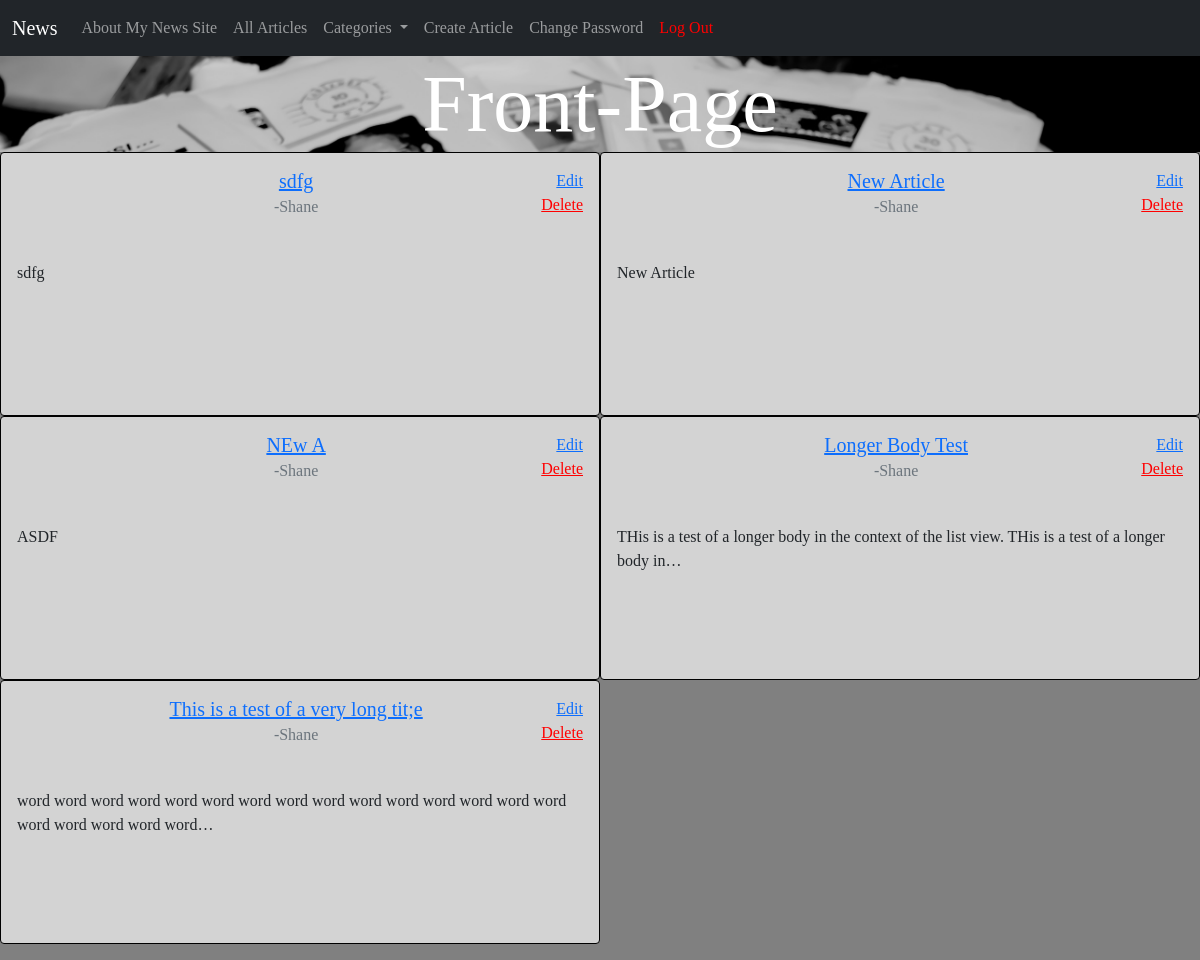
The page /articles/frontpage/ (signed in) on the database its author committed.
### articles/models.py (models this page shows, shortened)
class Article(models.Model):
    title=models.CharField(max_length=200)
    body=models.TextField()
    author=models.ForeignKey(
        get_user_model(),
        on_delete=models.CASCADE
    )
    created_on=models.DateTimeField(auto_now_add=True)
    category = models.CharField(max_length=200, default="None")

### accounts/models.py (models this page shows)
class CustomUser(AbstractUser):
    role = models.CharField(max_length=255)
    department = models.CharField(max_length=255, default="None")

### articles/views.py (the view)
# urls.py: path('frontpage/', FrontPageListView.as_view(), name='front_page'),
class FrontPageListView(LoginRequiredMixin, ListView):
    model=Article
    template_name="front_page.html"

### templates/front_page.html (shortened to what this page needs)
{% extends 'base.html' %}
{% block content %}
<div class="front-page">
    <div class="page-photo">
        <h1>Front-Page</h1>
    </div>
    <div class="article-list-section">
        {% for article in article_list %}
            {% if article.category == 'Front-Page' %}
                <div class="card">
                    <div class="card-body">
                        <div class="top-of-card">
                            <div class="title-author">
                                <h5 class="card-title"><a href="{% url 'article_detail' article.id %}">{{article.title|truncatechars:50}}</a></h5>
                                <h6 class="card-subtitle mb-2 text-muted author">-{{article.author}}</h6>
                            </div>
                            <div class="article-list-buttons">
                                {% if article.author == user %}
                                <a href="{% url 'article_edit' article.id %}" class="card-link">Edit</a>
                                <a href="{% url 'article_delete' article.id %}" class="card-link" style="color: red;">Delete</a>
                                {% endif %}
                            </div>
                        </div>
                        <div class="article-info">
                            <p class="card-text">{{article.body|truncatechars:100}}</p>
                        </div>
                    </div>
                </div>
            {% endif %}
        {% endfor %}
    </div>
</div>
{% endblock content %}

### static/css/base.css (style rules this page uses)
body { font-family: 'EB Garamond', serif; background-color: grey; width: 100%; }
.front-page { display: flex; flex-direction: column; text-align: center; }
.front-page .page-photo { display: flex; width: 100%; height: 33%; background-image: url('/static/images/frontpage.jpg'); background-size: cover; margin-bottom: 0; }
.front-page h1 { font-size: 5rem; margin: auto; color: white; }
.front-page .article-list-section { display: flex; flex-direction: row; flex-wrap: wrap; margin-bottom: 1rem; }
.front-page .card { display: flex; width: 50%; height: 33vh; background-color: lightgrey; border: .5px solid black; }
.front-page .card-body { display: flex; flex-direction: column; width: 100%; height: 25vh; justify-content: space-between; }
.front-page .top-of-card { display: flex; flex-direction: row; }
.front-page .title-author { width: 100%; height: 25%; margin-left: 6%; }
.front-page .article-list-buttons { display: flex; flex-direction: column; text-align: right; }
.front-page .article-info { display: flex; flex-direction: row; text-align: center; width: 100%; height: 60%; justify-content: space-between; }
.front-page .card-text { height: 100%; width: 100%; text-align: left; }
.front-page .article-list-buttons .card-link { display: flex; flex-direction: column; margin: 0; }

### rows shown on the page
Article: title "sdfg", author "Shane", shows "Edit", body "sdfg"
Article: title "New Article", author "Shane", shows "Edit", body "New Article"
Article: title "NEw A", author "Shane", shows "Edit", body "ASDF"
Article: title "Longer Body Test", author "Shane", shows "Edit", body "THis is a test of a longer body in the context of the list view. THis is a test of a longer body in…"
Article: title "This is a test of a very long tit;e", author "Shane", shows "Edit", body "word word word word word word word word word word word word word word word word word word word word…"
